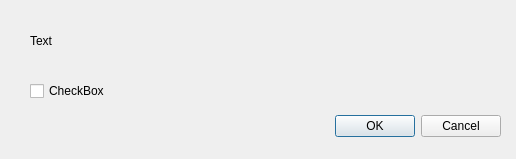
<?xml version="1.0" encoding="UTF-8"?>
<ui version="4.0">
 <class>Dialog</class>
 <widget class="QDialog" name="Dialog">
  <property name="geometry">
   <rect>
    <x>0</x>
    <y>0</y>
    <width>516</width>
    <height>159</height>
   </rect>
  </property>
  <property name="windowTitle">
   <string>Dialog</string>
  </property>
  <widget class="QDialogButtonBox" name="buttonBox">
   <property name="geometry">
    <rect>
     <x>200</x>
     <y>110</y>
     <width>301</width>
     <height>32</height>
    </rect>
   </property>
   <property name="orientation">
    <enum>Qt::Horizontal</enum>
   </property>
   <property name="standardButtons">
    <set>QDialogButtonBox::Cancel|QDialogButtonBox::Ok</set>
   </property>
  </widget>
  <widget class="QLabel" name="label">
   <property name="geometry">
    <rect>
     <x>30</x>
     <y>20</y>
     <width>461</width>
     <height>41</height>
    </rect>
   </property>
   <property name="text">
    <string>Text</string>
   </property>
  </widget>
  <widget class="QCheckBox" name="checkBox">
   <property name="geometry">
    <rect>
     <x>30</x>
     <y>80</y>
     <width>471</width>
     <height>22</height>
    </rect>
   </property>
   <property name="text">
    <string>CheckBox</string>
   </property>
  </widget>
 </widget>
 <resources/>
 <connections>
  <connection>
   <sender>buttonBox</sender>
   <signal>accepted()</signal>
   <receiver>Dialog</receiver>
   <slot>accept()</slot>
   <hints>
    <hint type="sourcelabel">
     <x>248</x>
     <y>254</y>
    </hint>
    <hint type="destinationlabel">
     <x>157</x>
     <y>274</y>
    </hint>
   </hints>
  </connection>
  <connection>
   <sender>buttonBox</sender>
   <signal>rejected()</signal>
   <receiver>Dialog</receiver>
   <slot>reject()</slot>
   <hints>
    <hint type="sourcelabel">
     <x>316</x>
     <y>260</y>
    </hint>
    <hint type="destinationlabel">
     <x>286</x>
     <y>274</y>
    </hint>
   </hints>
  </connection>
 </connections>
</ui>
